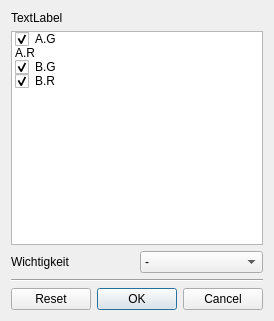
<?xml version="1.0" encoding="UTF-8"?>
<ui version="4.0">
 <class>Dialog</class>
 <widget class="QDialog" name="Dialog">
  <property name="geometry">
   <rect>
    <x>0</x>
    <y>0</y>
    <width>259</width>
    <height>321</height>
   </rect>
  </property>
  <property name="windowTitle">
   <string>Klassenteilungen</string>
  </property>
  <layout class="QVBoxLayout" name="verticalLayout">
   <item>
    <widget class="QLabel" name="label">
     <property name="text">
      <string>TextLabel</string>
     </property>
    </widget>
   </item>
   <item>
    <layout class="QVBoxLayout" name="verticalLayout_2">
     <property name="spacing">
      <number>7</number>
     </property>
     <item>
      <widget class="QListWidget" name="item_list">
       <property name="sizePolicy">
        <sizepolicy hsizetype="Expanding" vsizetype="Expanding">
         <horstretch>0</horstretch>
         <verstretch>0</verstretch>
        </sizepolicy>
       </property>
       <property name="focusPolicy">
        <enum>Qt::NoFocus</enum>
       </property>
       <property name="editTriggers">
        <set>QAbstractItemView::NoEditTriggers</set>
       </property>
       <property name="selectionMode">
        <enum>QAbstractItemView::NoSelection</enum>
       </property>
       <property name="resizeMode">
        <enum>QListView::Fixed</enum>
       </property>
       <property name="spacing">
        <number>5</number>
       </property>
       <item>
        <property name="text">
         <string>A.G</string>
        </property>
        <property name="checkState">
         <enum>Checked</enum>
        </property>
       </item>
       <item>
        <property name="text">
         <string>A.R</string>
        </property>
        <property name="checkState">
         <enum>Unchecked</enum>
        </property>
       </item>
       <item>
        <property name="text">
         <string>B.G</string>
        </property>
        <property name="checkState">
         <enum>Checked</enum>
        </property>
       </item>
       <item>
        <property name="text">
         <string>B.R</string>
        </property>
        <property name="checkState">
         <enum>Checked</enum>
        </property>
       </item>
      </widget>
     </item>
    </layout>
   </item>
   <item>
    <layout class="QHBoxLayout" name="horizontalLayout_3">
     <item>
      <widget class="QLabel" name="label_5">
       <property name="text">
        <string>Wichtigkeit</string>
       </property>
      </widget>
     </item>
     <item>
      <widget class="QComboBox" name="weight">
       <item>
        <property name="text">
         <string>-</string>
        </property>
       </item>
       <item>
        <property name="text">
         <string>1</string>
        </property>
       </item>
       <item>
        <property name="text">
         <string>2</string>
        </property>
       </item>
       <item>
        <property name="text">
         <string>3</string>
        </property>
       </item>
       <item>
        <property name="text">
         <string>4</string>
        </property>
       </item>
       <item>
        <property name="text">
         <string>5</string>
        </property>
       </item>
       <item>
        <property name="text">
         <string>6</string>
        </property>
       </item>
       <item>
        <property name="text">
         <string>7</string>
        </property>
       </item>
       <item>
        <property name="text">
         <string>8</string>
        </property>
       </item>
       <item>
        <property name="text">
         <string>9</string>
        </property>
       </item>
       <item>
        <property name="text">
         <string>+</string>
        </property>
       </item>
      </widget>
     </item>
    </layout>
   </item>
   <item>
    <widget class="Line" name="line">
     <property name="orientation">
      <enum>Qt::Horizontal</enum>
     </property>
    </widget>
   </item>
   <item>
    <widget class="QDialogButtonBox" name="buttonBox">
     <property name="orientation">
      <enum>Qt::Horizontal</enum>
     </property>
     <property name="standardButtons">
      <set>QDialogButtonBox::Cancel|QDialogButtonBox::Ok|QDialogButtonBox::Reset</set>
     </property>
    </widget>
   </item>
  </layout>
 </widget>
 <resources/>
 <connections>
  <connection>
   <sender>buttonBox</sender>
   <signal>accepted()</signal>
   <receiver>Dialog</receiver>
   <slot>accept()</slot>
   <hints>
    <hint type="sourcelabel">
     <x>259</x>
     <y>309</y>
    </hint>
    <hint type="destinationlabel">
     <x>157</x>
     <y>270</y>
    </hint>
   </hints>
  </connection>
  <connection>
   <sender>buttonBox</sender>
   <signal>rejected()</signal>
   <receiver>Dialog</receiver>
   <slot>reject()</slot>
   <hints>
    <hint type="sourcelabel">
     <x>338</x>
     <y>309</y>
    </hint>
    <hint type="destinationlabel">
     <x>286</x>
     <y>270</y>
    </hint>
   </hints>
  </connection>
 </connections>
</ui>
